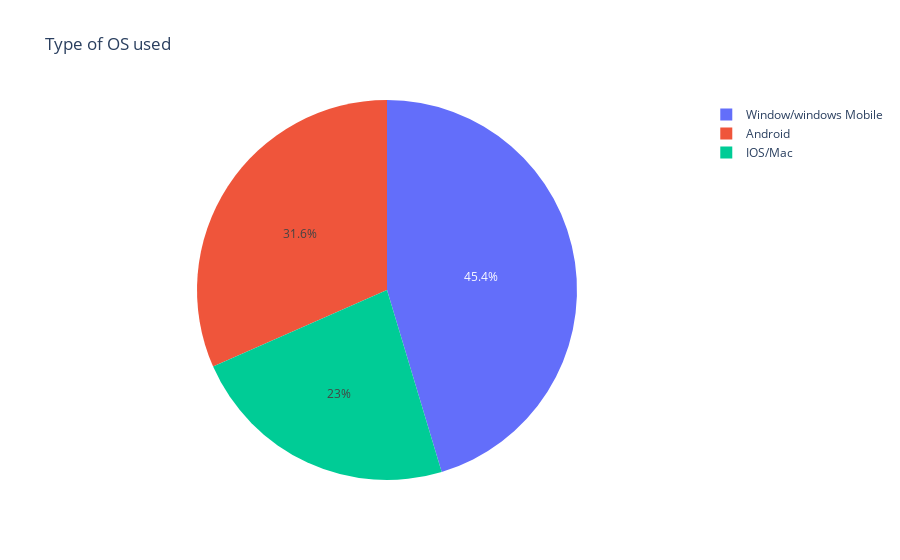

Source (notebook cell):
### Code cell
plt.figure(figsize = (8,6))
sns.countplot(x ='10Whatistheoperatingsystem(OS)ofyourdevice?', data = data)
plt.title('Type of OS used by customers')
plt.show()

fig = px.pie(data, names='10Whatistheoperatingsystem(OS)ofyourdevice?', title='Type of OS used')
fig.show()

### Figure 1 — Plotly figure (JSON) as saved in the notebook; plotly's stock layout.template omitted (floating-point values rounded to 4 significant figures; data arrays with more than 128 entries replaced by an {"elided": "..."} marker saying what was removed)
{"data": [{"domain": {"x": [0, 1], "y": [0, 1]}, "hovertemplate": "10Whatistheoperatingsystem(OS)ofyourdevice?=%{label}<extra></extra>", "labels": {"elided": "269 str values"}, "legendgroup": "", "name": "", "showlegend": true, "type": "pie"}], "layout": {"legend": {"tracegroupgap": 0}, "title": {"text": "Type of OS used"}}}
